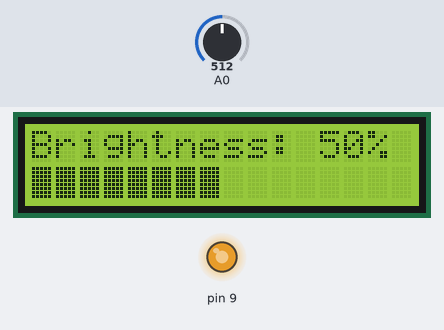
The sketch below on a simulated Arduino Uno, built with avr-gcc and run on an emulated ATmega328P. Shown: 16×2 character LCD, output pins drawn as LEDs (lit = HIGH). Inputs (shaded band) come from the test bench; at power-on: A0 = 512. What the sketch prints to the serial monitor is not drawn.

Above: at 1.2 s.
1.3 s: A0 set to 716
At 2.7 s:
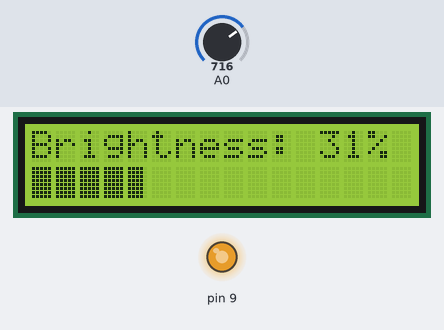
3.0 s: A0 set to 900
At 4.3 s:
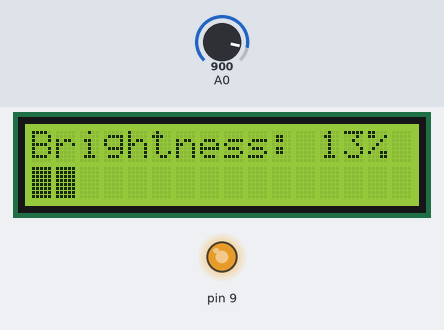
4.7 s: A0 set to 1023
At 5.9 s:
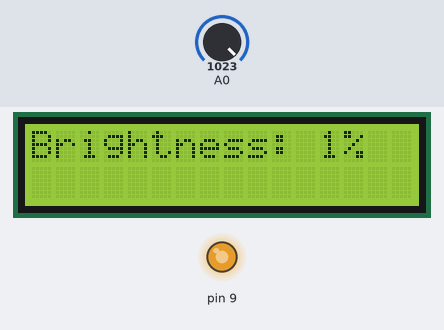
6.4 s: A0 set to 306
At 7.1 s:
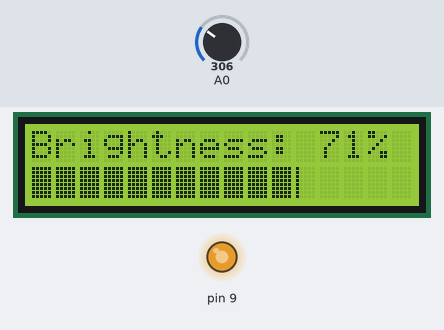
8.1 s: A0 set to 122
At 9.5 s:
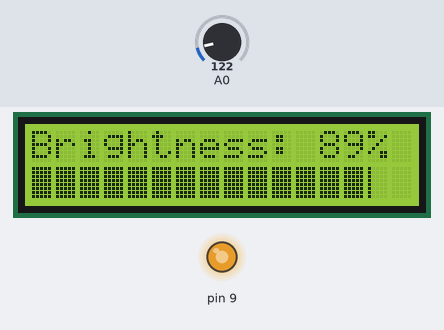
9.8 s: A0 set to 6
At 10.9 s:
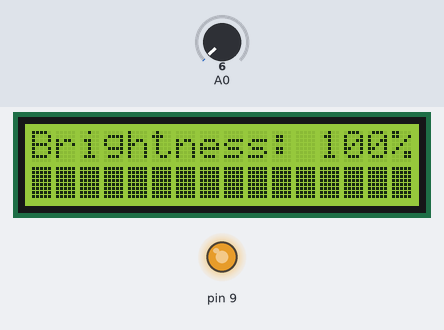
Timing chart, 0 to 12.5 s (numbered marks = the images above; inputs shaded):
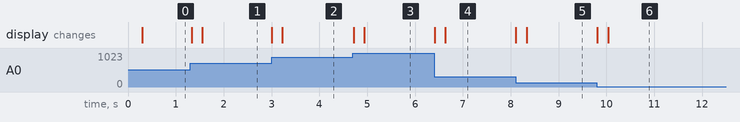

Measured:
- after the input at 1.3 s, the display: first changes at once (image 1 shows a later state)
- after the input at 3.0 s, the display: first changes at once (image 2 shows a later state)
- after the input at 4.7 s, the display: first changes at once (image 3 shows a later state)
- after the input at 6.4 s, the display: first changes at once (image 4 shows a later state)
- after the input at 8.1 s, the display: first changes at once (image 5 shows a later state)
- after the input at 9.8 s, the display: first changes at once (image 6 shows a later state)

The sketch:

brightwithlcd.ino
```cpp
#include <LiquidCrystal.h>

// Define LCD Pins: RS, E, D4, D5, D6, D7
LiquidCrystal lcd(11, 10, 2, 3, 4, 5);

#define LCD_LENGHT 16.0

const int numReadings = 10;
unsigned int readings[numReadings];
int index = 0;
unsigned int total = 0;
int average = 0;

byte MyChar0[8] = {
B00000,
B00000,
B00000,
B00000,
B00000,
B00000,
B00000,
B00000,
};

byte MyChar1[8] = {
B10000,
B10000,
B10000,
B10000,
B10000,
B10000,
B10000,
B10000,
};

byte MyChar2[8] = {
B11000,
B11000,
B11000,
B11000,
B11000,
B11000,
B11000,
B11000,
};

byte MyChar3[8] = {
B11100,
B11100,
B11100,
B11100,
B11100,
B11100,
B11100,
B11100,
};

byte MyChar4[8] = {
B11110,
B11110,
B11110,
B11110,
B11110,
B11110,
B11110,
B11110,
};

byte MyChar5[8] = {
B11111,
B11111,
B11111,
B11111,
B11111,
B11111,
B11111,
B11111,
};

int adc_AVG(byte channel)
{
    total= total - readings[index];
    readings[index] = analogRead(channel);
    total= total + readings[index];
    index = index + 1;

    if (index >= numReadings)index = 0;

    average = total / numReadings;
    return average / 1024.0 * 100.0;
}

void draw_bargraph(byte percent)
{
    byte i, c1, c2;

    lcd.setCursor(0, 0);
    lcd.print("Brightness: ");
    lcd.print(percent);
    lcd.print("%  ");

    lcd.setCursor(0, 1);

    percent = map(percent, 0, 100, 0, 80);

    c1 = percent / 5;
    c2 = percent % 5;

    for(i = 0; i < c1; ++i)
    lcd.write(byte(5));

    lcd.write(c2);

    for(i = 0; i < 16 - (c1 + (c2 ? 1 : 0)); ++i)
    lcd.write(byte(0));

}

void setup()
{

    analogWrite(9,200);
    Serial.begin(9600);

    lcd.createChar(0, MyChar0);
    lcd.createChar(1, MyChar1);
    lcd.createChar(2, MyChar2);
    lcd.createChar(3, MyChar3);
    lcd.createChar(4, MyChar4);
    lcd.createChar(5, MyChar5);

    lcd.begin(16, 2);

}

void loop()
{

    int raw_adc = adc_AVG(0);
    Serial.println(100 - raw_adc);       // prints a label
    draw_bargraph(100 - raw_adc);
    delay(20);

}
```
